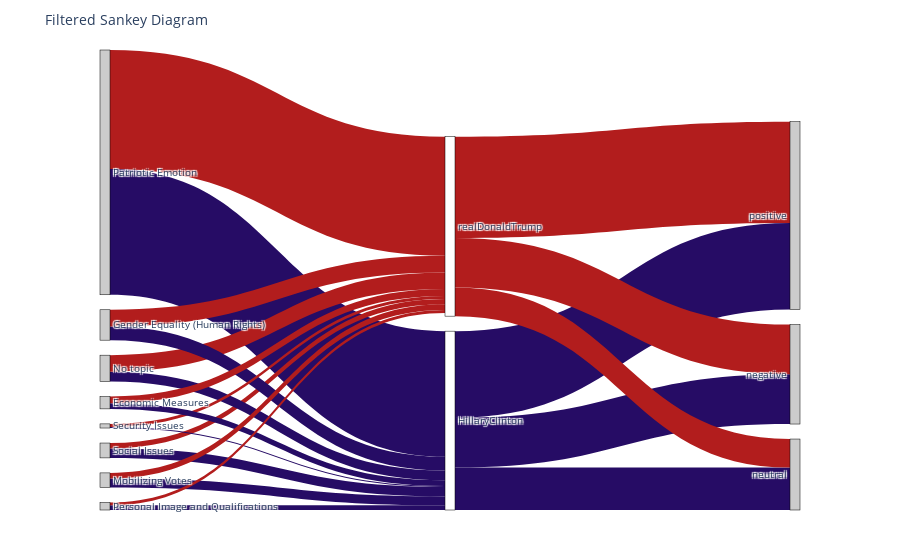

Write notebook code for a chart like this one.
### Code cell
import pandas as pd
import numpy as np
import matplotlib.pyplot as plt
from ipywidgets import interact, widgets
import plotly.graph_objects as go



# 获取唯一的过滤条件
unique_topics = data['topics'].unique().tolist()
unique_handles = data['handle'].unique().tolist()
unique_sentiments = data['semtiment'].unique().tolist()

# 过滤后的雷达图
def plot_filtered_radar_chart(topic=None, handle=None, sentiment=None):
    filtered_data = data.copy()
    if topic: filtered_data = filtered_data[filtered_data['topics'] == topic]
    if handle: filtered_data = filtered_data[filtered_data['handle'] == handle]
    if sentiment: filtered_data = filtered_data[filtered_data['semtiment'] == sentiment]

    tones = filtered_data['tone'].unique()
    filtered_trump = filtered_data[filtered_data['handle'] == 'realDonaldTrump']
    filtered_clinton = filtered_data[filtered_data['handle'] == 'HillaryClinton']
    
    tone_counts_trump = filtered_trump['tone'].value_counts().reindex(tones, fill_value=0).values
    tone_counts_clinton = filtered_clinton['tone'].value_counts().reindex(tones, fill_value=0).values
    
    custom_colors_trump = {'neutral': '#cf455c', 'positive': '#ffcdcd', 'negative': '#470031'}
    custom_colors_clinton = {'neutral': '#008891', 'positive': '#c6f1e7', 'negative': '#0f3057'}
    
    sentiments = ['neutral', 'positive', 'negative']
    angles = np.linspace(0, 2 * np.pi, len(tones), endpoint=False).tolist()
    angles += angles[:1]

    fig, (ax1, ax2) = plt.subplots(1, 2, figsize=(14, 7), subplot_kw=dict(polar=True))
    fig.suptitle("Filtered Tone and Sentiment Radar: Trump vs. Clinton", fontsize=16)

    # Trump
    ax1.set_theta_offset(np.pi / 2)
    ax1.set_theta_direction(-1)
    ax1.set_xticks(angles[:-1])
    ax1.set_xticklabels(tones)

    for sentiment in sentiments:
        color = custom_colors_trump[sentiment]
        freq_values = np.append(tone_counts_trump, tone_counts_trump[0])
        ax1.plot(angles, freq_values, color=color, linewidth=1.5, label=f'{sentiment.capitalize()} - Trump')
        ax1.fill(angles, freq_values, color=color, alpha=0.8)
    ax1.set_title("Trump", color="red")
    ax1.legend(loc="upper right", bbox_to_anchor=(1.3, 1))

    # Clinton
    ax2.set_theta_offset(np.pi / 2)
    ax2.set_theta_direction(-1)
    ax2.set_xticks(angles[:-1])
    ax2.set_xticklabels(tones)

    for sentiment in sentiments:
        color = custom_colors_clinton[sentiment]
        freq_values = np.append(tone_counts_clinton, tone_counts_clinton[0])
        ax2.plot(angles, freq_values, color=color, linewidth=1.5, label=f'{sentiment.capitalize()} - Clinton')
        ax2.fill(angles, freq_values, color=color, alpha=0.8)
    ax2.set_title("Clinton", color="blue")
    ax2.legend(loc="upper right", bbox_to_anchor=(1.3, 1))

    plt.show()

# 过滤后的桑基图
def plot_filtered_sankey_chart(topic=None, handle=None, sentiment=None):
    filtered_data = data.copy()
    if topic: filtered_data = filtered_data[filtered_data['topics'] == topic]
    if handle: filtered_data = filtered_data[filtered_data['handle'] == handle]
    if sentiment: filtered_data = filtered_data[filtered_data['semtiment'] == sentiment]
    
    topics = filtered_data['topics'].unique().tolist()
    handles = filtered_data['handle'].unique().tolist()
    sentiments = filtered_data['semtiment'].unique().tolist()
    
    all_nodes = topics + handles + sentiments
    node_positions = {name: idx for idx, name in enumerate(all_nodes)}
    
    links = []
    for topic in topics:
        for handle in handles:
            count = len(filtered_data[(filtered_data['topics'] == topic) & (filtered_data['handle'] == handle)])
            if count > 0:
                links.append({
                    'source': node_positions[topic],
                    'target': node_positions[handle],
                    'value': count,
                    'color': '#B21D1D' if handle == 'realDonaldTrump' else '#260C65'
                })
    for handle in handles:
        for sentiment in sentiments:
            count = len(filtered_data[(filtered_data['handle'] == handle) & (filtered_data['semtiment'] == sentiment)])
            if count > 0:
                links.append({
                    'source': node_positions[handle],
                    'target': node_positions[sentiment],
                    'value': count,
                    'color': '#B21D1D' if handle == 'realDonaldTrump' else '#260C65'
                })

    node_colors = ['#cccccc'] * len(all_nodes)
    if 'realDonaldTrump' in handles:
        node_colors[node_positions['realDonaldTrump']] = '#ffffff'
    if 'HillaryClinton' in handles:
        node_colors[node_positions['HillaryClinton']] = '#ffffff'

    sankey_data = go.Sankey(
        node=dict(pad=15, thickness=10, line=dict(color="black", width=0.5), label=all_nodes, color=node_colors),
        link=dict(source=[link['source'] for link in links], target=[link['target'] for link in links], value=[link['value'] for link in links], color=[link['color'] for link in links])
    )

    fig = go.Figure(data=[sankey_data])
    fig.update_layout(title_text="Filtered Sankey Diagram", font_size=10, plot_bgcolor='rgba(255,255,255,1)', margin=dict(l=100, r=100, t=50, b=50))
    fig.show()

# 使用 ipywidgets 实现图表选择和过滤选项
interact(lambda chart_type, topic, handle, sentiment: plot_filtered_radar_chart(topic, handle, sentiment) if chart_type == "Radar Chart" else plot_filtered_sankey_chart(topic, handle, sentiment),
         chart_type=widgets.ToggleButtons(options=["Radar Chart", "Sankey Chart"], description="Select Chart:"),
         topic=widgets.Dropdown(options=[None] + unique_topics, description="Topic:"),
         handle=widgets.Dropdown(options=[None] + unique_handles, description="Handle:"),
         sentiment=widgets.Dropdown(options=[None] + unique_sentiments, description="Sentiment:"))

### Figure 1 — Plotly figure (JSON) as saved in the notebook; plotly's stock layout.template omitted (floating-point values rounded to 4 significant figures)
{"data": [{"link": {"color": ["#260C65", "#B21D1D", "#260C65", "#B21D1D", "#260C65", "#B21D1D", "#260C65", "#B21D1D", "#260C65", "#B21D1D", "#260C65", "#B21D1D", "#260C65", "#B21D1D", "#260C65", "#B21D1D", "#260C65", "#260C65", "#260C65", "#B21D1D", "#B21D1D", "#B21D1D"], "source": [0, 0, 1, 1, 2, 2, 3, 3, 4, 4, 5, 5, 6, 6, 7, 7, 9, 9, 9, 10, 10, 10], "target": [9, 10, 9, 10, 9, 10, 9, 10, 9, 10, 9, 10, 9, 10, 9, 10, 11, 12, 13, 11, 12, 13], "value": [2240, 2123, 168, 97, 176, 294, 243, 299, 20, 54, 99, 121, 159, 101, 83, 51, 1546, 886, 756, 1803, 886, 509]}, "node": {"color": ["#cccccc", "#cccccc", "#cccccc", "#cccccc", "#cccccc", "#cccccc", "#cccccc", "#cccccc", "#cccccc", "#ffffff", "#ffffff", "#cccccc", "#cccccc", "#cccccc"], "label": ["Patriotic Emotion", "Social Issues", "No topic", "Gender Equality (Human Rights)", "Security Issues", "Economic Measures", "Mobilizing Votes", "Personal Image and Qualifications", null, "HillaryClinton", "realDonaldTrump", "positive", "negative", "neutral"], "line": {"color": "black", "width": 0.5}, "pad": 15, "thickness": 10}, "type": "sankey"}], "layout": {"font": {"size": 10}, "margin": {"b": 50, "l": 100, "r": 100, "t": 50}, "plot_bgcolor": "rgba(255,255,255,1)", "title": {"text": "Filtered Sankey Diagram"}}}
